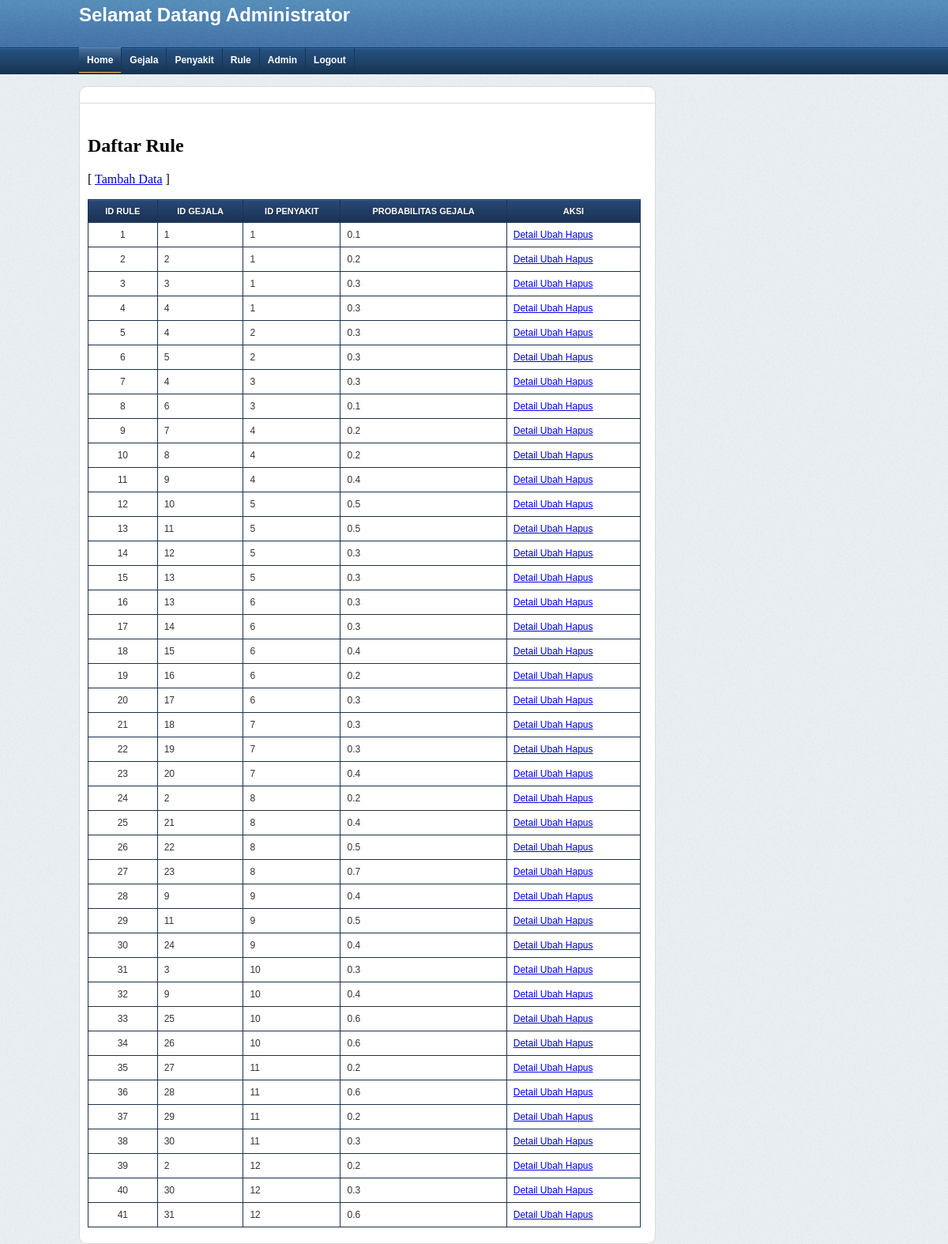
The app's page /admin/index.php?page=tampil_rule (signed in) with its own data.
### tables this page shows
CREATE TABLE `rule` (
  `idRule` int(11) NOT NULL,
  `idGejala` int(11) NOT NULL,
  `idPenyakit` int(11) NOT NULL,
  `Probabilitas_gejala` double NOT NULL
);

### admin/tampil_rule.php (the view, shortened to what this page needs)
<h2>Daftar Rule</h2>
<p>[ <a href="index.php?page=tambah_rule">Tambah Data</a> ] </p>
<table width="700px" border="1">
   <tr style="background:#ccc">
      <th >ID Rule</th>
      <th >ID Gejala</th>
      <th >ID Penyakit</th>
      <th >Probabilitas Gejala</th>
      <th >Aksi</th>
   </tr>
   <?php
   $sql   = "SELECT * FROM Rule";
   $hasil = mysql_query($sql) or exit("Error query: <b>".$sql."</b>.");
   while($data = mysql_fetch_assoc($hasil)){
   ?>
      <tr>
         <td align="center"><?php echo $data['idRule']; ?></td>
         <td><?php echo $data['idGejala']; ?></td>
         <td><?php echo $data['idPenyakit']; ?></td>
         <td><?php echo $data['Probabilitas_gejala']; ?></td>
         <td>
            <a href="index.php?page=detail_rule&id=<?php echo $data['idRule']; ?>">
               Detail
            </a>
            <a href="index.php?page=edit_rule&id=<?php echo $data['idRule']; ?>">
               Ubah
            </a>
            <a href="index.php?page=hapus_rule&id=<?php echo $data['idRule']; ?>"
               onClick="return cekHapus();">
               Hapus
            </a>
         </td>
      </tr>
   <?php
   }
   ?>
</table>

### admin/asset/css/style.css (style rules this page uses)
body { padding:0px; margin:0px; text-decoration:none; background-image: url(../images/bg_body.png); background-repeat: repeat; }
#dua_ab table { border-width: 1px; border-style: solid; border-color: #999999; border-collapse: collapse; margin-top: 5px; margin-right: 0px; margin-bottom: 10px; margin-left: 0px; }
#dua_ab th { color: #FFFFFF; font-size: 11px; text-transform: uppercase; text-align: center; padding: 8px; border-width: 1px; border-style: solid; border-collapse: collapse; border: 1px solid #1b3151; box-shadow:#3f5e8b 0 1px 0 inset; text-shadow:#1b3151 1px 1px 1px; font-family: Arial; background-image: -webkit-gradient(linear, 0% 0%, 0% 100%, from(#294979), to(#1b3151)); background-image: -webkit-linear-gradient(top, #294979, #1b3151); background-image: -moz-linear-gradient(top, #294979, #1b3151); background-image: -ms-linear-gradient(top, #294979, #1b3151); background-image: -o-linear-gradient(top, #294979, #1b3151); }
#dua_ab td { padding: 8px; vertical-align: top; border-width: 1px; border-style: solid; border-color: #1b3151; border-collapse: collapse; font-family: Arial; font-size: 12px; color: #333; }

### records on screen
rule: idRule "1", idGejala "1", idPenyakit "1", Probabilitas_gejala "0.1"
rule: idRule "2", idGejala "2", idPenyakit "1", Probabilitas_gejala "0.2"
rule: idRule "3", idGejala "3", idPenyakit "1", Probabilitas_gejala "0.3"
rule: idRule "4", idGejala "4", idPenyakit "1", Probabilitas_gejala "0.3"
rule: idRule "5", idGejala "4", idPenyakit "2", Probabilitas_gejala "0.3"
rule: idRule "6", idGejala "5", idPenyakit "2", Probabilitas_gejala "0.3"
rule: idRule "7", idGejala "4", idPenyakit "3", Probabilitas_gejala "0.3"
rule: idRule "8", idGejala "6", idPenyakit "3", Probabilitas_gejala "0.1"
rule: idRule "9", idGejala "7", idPenyakit "4", Probabilitas_gejala "0.2"
rule: idRule "10", idGejala "8", idPenyakit "4", Probabilitas_gejala "0.2"
rule: idRule "11", idGejala "9", idPenyakit "4", Probabilitas_gejala "0.4"
rule: idRule "12", idGejala "10", idPenyakit "5", Probabilitas_gejala "0.5"
rule: idRule "13", idGejala "11", idPenyakit "5", Probabilitas_gejala "0.5"
rule: idRule "14", idGejala "12", idPenyakit "5", Probabilitas_gejala "0.3"
rule: idRule "15", idGejala "13", idPenyakit "5", Probabilitas_gejala "0.3"
rule: idRule "16", idGejala "13", idPenyakit "6", Probabilitas_gejala "0.3"
rule: idRule "17", idGejala "14", idPenyakit "6", Probabilitas_gejala "0.3"
rule: idRule "18", idGejala "15", idPenyakit "6", Probabilitas_gejala "0.4"
rule: idRule "19", idGejala "16", idPenyakit "6", Probabilitas_gejala "0.2"
rule: idRule "20", idGejala "17", idPenyakit "6", Probabilitas_gejala "0.3"
rule: idRule "21", idGejala "18", idPenyakit "7", Probabilitas_gejala "0.3"
rule: idRule "22", idGejala "19", idPenyakit "7", Probabilitas_gejala "0.3"
rule: idRule "23", idGejala "20", idPenyakit "7", Probabilitas_gejala "0.4"
rule: idRule "24", idGejala "2", idPenyakit "8", Probabilitas_gejala "0.2"
rule: idRule "25", idGejala "21", idPenyakit "8", Probabilitas_gejala "0.4"
rule: idRule "26", idGejala "22", idPenyakit "8", Probabilitas_gejala "0.5"
rule: idRule "27", idGejala "23", idPenyakit "8", Probabilitas_gejala "0.7"
rule: idRule "28", idGejala "9", idPenyakit "9", Probabilitas_gejala "0.4"
rule: idRule "29", idGejala "11", idPenyakit "9", Probabilitas_gejala "0.5"
rule: idRule "30", idGejala "24", idPenyakit "9", Probabilitas_gejala "0.4"
rule: idRule "31", idGejala "3", idPenyakit "10", Probabilitas_gejala "0.3"
rule: idRule "32", idGejala "9", idPenyakit "10", Probabilitas_gejala "0.4"
rule: idRule "33", idGejala "25", idPenyakit "10", Probabilitas_gejala "0.6"
rule: idRule "34", idGejala "26", idPenyakit "10", Probabilitas_gejala "0.6"
rule: idRule "35", idGejala "27", idPenyakit "11", Probabilitas_gejala "0.2"
rule: idRule "36", idGejala "28", idPenyakit "11", Probabilitas_gejala "0.6"
rule: idRule "37", idGejala "29", idPenyakit "11", Probabilitas_gejala "0.2"
rule: idRule "38", idGejala "30", idPenyakit "11", Probabilitas_gejala "0.3"
rule: idRule "39", idGejala "2", idPenyakit "12", Probabilitas_gejala "0.2"
rule: idRule "40", idGejala "30", idPenyakit "12", Probabilitas_gejala "0.3"
rule: idRule "41", idGejala "31", idPenyakit "12", Probabilitas_gejala "0.6"
